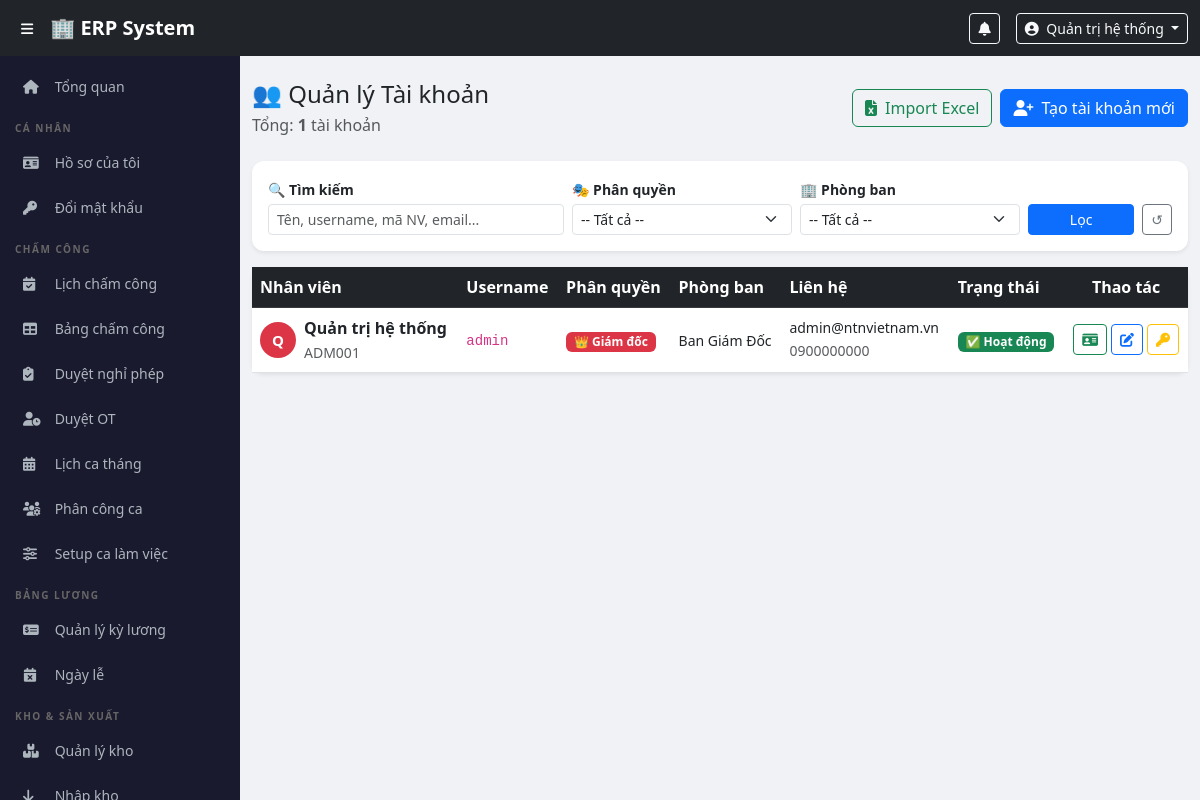
The app's page /modules/users/index.php (signed in) with its own data.
### tables this page shows
CREATE TABLE IF NOT EXISTS users (
    id INT UNSIGNED AUTO_INCREMENT PRIMARY KEY,
    employee_code VARCHAR(30) NOT NULL,
    full_name VARCHAR(150) NOT NULL,
    username VARCHAR(50) NOT NULL,
    password_hash VARCHAR(255) NOT NULL,
    role_id INT UNSIGNED NOT NULL,
    department_id INT UNSIGNED DEFAULT NULL,
    phone VARCHAR(20) DEFAULT NULL,
    email VARCHAR(150) DEFAULT NULL,
    hire_date DATE DEFAULT NULL,
    salary_base DECIMAL(15,2) NOT NULL DEFAULT 0,
    bank_account VARCHAR(50) DEFAULT NULL,
    bank_name VARCHAR(150) DEFAULT NULL,
    avatar VARCHAR(255) DEFAULT NULL,
    is_active TINYINT(1) NOT NULL DEFAULT 1,
    created_at TIMESTAMP NOT NULL DEFAULT CURRENT_TIMESTAMP,
    UNIQUE KEY uk_users_employee_code (employee_code),
    UNIQUE KEY uk_users_username (username),
    UNIQUE KEY uk_users_email (email),
    KEY idx_users_role_id (role_id),
    KEY idx_users_department_id (department_id),
    CONSTRAINT fk_users_role FOREIGN KEY (role_id) REFERENCES roles(id) ON UPDATE CASCADE ON DELETE RESTRICT,
    CONSTRAINT fk_users_department FOREIGN KEY (department_id) REFERENCES departments(id) ON UPDATE CASCADE ON DELETE SET NULL
);

CREATE TABLE IF NOT EXISTS roles (
    id INT UNSIGNED AUTO_INCREMENT PRIMARY KEY,
    name VARCHAR(50) NOT NULL,
    display_name VARCHAR(100) NOT NULL,
    permissions_json JSON DEFAULT NULL,
    UNIQUE KEY uk_roles_name (name)
);

CREATE TABLE IF NOT EXISTS departments (
    id INT UNSIGNED AUTO_INCREMENT PRIMARY KEY,
    name VARCHAR(100) NOT NULL,
    description VARCHAR(255) DEFAULT NULL,
    UNIQUE KEY uk_departments_name (name)
);

### config/auth.php (called while the page is built, shortened)
<?php
function currentUser() {
    return [
        'id'          => $_SESSION['user_id']   ?? null,
        'full_name'   => $_SESSION['full_name'] ?? '',
        'username'    => $_SESSION['username']  ?? '',
        'role'        => $_SESSION['role']      ?? '',
        'role_name'   => $_SESSION['role_name'] ?? '',
        'employee_code' => $_SESSION['employee_code'] ?? '',
        'department_id' => $_SESSION['department_id'] ?? null,
    ];
}
function getRoleBadge($role) {
    $map = [
        'director'   => ['class' => 'danger',   'icon' => '👑', 'label' => 'Giám đốc'],
        'accountant' => ['class' => 'warning',   'icon' => '💰', 'label' => 'Kế toán'],
        'manager'    => ['class' => 'primary',   'icon' => '🏢', 'label' => 'Quản lý'],
        'warehouse'  => ['class' => 'info',      'icon' => '📦', 'label' => 'Quản lý Kho'],
        'production' => ['class' => 'success',   'icon' => '🏭', 'label' => 'Quản lý SX'],
        'employee'   => ['class' => 'secondary', 'icon' => '👤', 'label' => 'Nhân viên'],
    ];
    return $map[$role] ?? ['class' => 'secondary', 'icon' => '❓', 'label' => $role];
}
?>

### modules/users/index.php (the view, shortened to what this page needs)
<?php
require_once $_SERVER['DOCUMENT_ROOT'] . '/ntn_erp/config/auth.php';
$pdo  = getDBConnection();
$search     = trim($_GET['search']  ?? '');
$sql    = "SELECT u.*, r.name AS role, r.display_name AS role_name, d.name AS dept_name
           FROM users u
           JOIN roles r ON u.role_id = r.id
           LEFT JOIN departments d ON u.department_id = d.id
           WHERE 1=1 ";
$params = [];
$sql .= " ORDER BY u.is_active DESC, r.id ASC, u.full_name ASC";
$stmt = $pdo->prepare($sql);
$stmt->execute($params);
$users = $stmt->fetchAll();
include $_SERVER['DOCUMENT_ROOT'] . '/ntn_erp/includes/header.php';
include $_SERVER['DOCUMENT_ROOT'] . '/ntn_erp/includes/sidebar.php';
?>
<div class="main-content">
<div class="container-fluid py-4">
    <div class="d-flex justify-content-between align-items-center mb-4">
        <div>
            <h4 class="mb-1">👥 Quản lý Tài khoản</h4>
            <p class="text-muted mb-0">Tổng: <strong><?= count($users) ?></strong> tài khoản</p>
        </div>
        <div class="d-flex gap-2">
            <a href="/ntn_erp/modules/users/import_excel.php" class="btn btn-outline-success">
                <i class="fas fa-file-excel me-2"></i>Import Excel
            </a>
            <a href="/ntn_erp/modules/users/create.php" class="btn btn-primary">
                <i class="fas fa-user-plus me-2"></i>Tạo tài khoản mới
            </a>
        </div>
    </div>
    <div class="card border-0 shadow-sm mb-3">
        <div class="card-body py-3">
            <form method="GET" class="row g-2 align-items-end">
                <div class="col-md-4">
                    <label class="form-label small fw-semibold mb-1">🔍 Tìm kiếm</label>
                    <input type="text" name="search" class="form-control form-control-sm"
                           placeholder="Tên, username, mã NV, email..."
                           value="<?= htmlspecialchars($search) ?>">
                </div>
                <div class="col-md-3">
                    <label class="form-label small fw-semibold mb-1">🎭 Phân quyền</label>
                    <select name="role" class="form-select form-select-sm">
                        <option value="">-- Tất cả --</option>
                    </select>
                </div>
                <div class="col-md-3">
                    <label class="form-label small fw-semibold mb-1">🏢 Phòng ban</label>
                    <select name="dept" class="form-select form-select-sm">
                        <option value="">-- Tất cả --</option>
                    </select>
                </div>
                <div class="col-md-2 d-flex gap-2">
                    <button type="submit" class="btn btn-primary btn-sm w-100">Lọc</button>
                    <a href="/ntn_erp/modules/users/index.php" class="btn btn-outline-secondary btn-sm">↺</a>
                </div>
            </form>
        </div>
    </div>
    <div class="card border-0 shadow-sm">
        <div class="card-body p-0">
            <div class="table-responsive">
                <table class="table table-hover align-middle mb-0">
                    <thead class="table-dark">
                        <tr>
                            <th>Nhân viên</th>
                            <th>Username</th>
                            <th>Phân quyền</th>
                            <th>Phòng ban</th>
                            <th>Liên hệ</th>
                            <th>Trạng thái</th>
                            <th class="text-center">Thao tác</th>
                        </tr>
                    </thead>
                    <tbody>
                    <?php foreach ($users as $u): ?>
                    <?php $badge = getRoleBadge($u['role']); ?>
                    <tr class="<?= !$u['is_active'] ? 'table-secondary text-muted' : '' ?>">
                        <td>
                            <div class="d-flex align-items-center gap-2">
                                <div class="avatar-circle bg-<?= $badge['class'] ?>">
                                    <?= mb_substr($u['full_name'], 0, 1) ?>
                                </div>
                                <div>
                                    <div class="fw-semibold"><?= htmlspecialchars($u['full_name']) ?></div>
                                    <small class="text-muted"><?= htmlspecialchars($u['employee_code']) ?></small>
                                </div>
                            </div>
                        </td>
                        <td><code><?= htmlspecialchars($u['username']) ?></code></td>
                        <td>
                            <span class="badge bg-<?= $badge['class'] ?>">
                                <?= $badge['icon'] ?> <?= $badge['label'] ?>
                            </span>
                        </td>
                        <td><small><?= htmlspecialchars($u['dept_name'] ?? '-') ?></small></td>
                        <td>
                            <small class="d-block"><?= htmlspecialchars($u['email'] ?? '-') ?></small>
                            <small class="text-muted"><?= htmlspecialchars($u['phone'] ?? '') ?></small>
                        </td>
                        <td>
                            <?php if ($u['is_active']): ?>
                                <span class="badge bg-success">✅ Hoạt động</span>
                            <?php else: ?>
                                <span class="badge bg-secondary">🔒 Đã khoá</span>
                            <?php endif; ?>
                        </td>
                        <td class="text-center">
                            <div class="d-flex justify-content-center gap-1">
				<a href="/ntn_erp/modules/users/profile.php?id=<?= $u['id'] ?>"
  					class="btn btn-sm btn-outline-success" title="Hồ sơ nhân viên">
  					  <i class="fas fa-id-card"></i>
				</a>
                                <a href="/ntn_erp/modules/users/edit.php?id=<?= $u['id'] ?>"
                                   class="btn btn-sm btn-outline-primary" title="Chỉnh sửa">
                                    <i class="fas fa-edit"></i>
                                </a>
                                <a href="/ntn_erp/modules/users/change_password.php?id=<?= $u['id'] ?>"
                                   class="btn btn-sm btn-outline-warning" title="Đổi mật khẩu">
                                    <i class="fas fa-key"></i>
                                </a>
                            </div>
                        </td>
                    </tr>
                    <?php endforeach; ?>
                    </tbody>
                </table>
            </div>
        </div>
    </div>
</div>
</div>
<?php include $_SERVER['DOCUMENT_ROOT'] . '/ntn_erp/includes/footer.php'; ?>

### includes/header.php (shortened to what this page needs)
<?php
$user = currentUser();
?>
<!DOCTYPE html>
<html lang="vi">
<head>
    <link href="https://cdn.jsdelivr.net/npm/bootstrap@5.3.0/dist/css/bootstrap.min.css" rel="stylesheet">
    <link href="https://cdnjs.cloudflare.com/ajax/libs/font-awesome/6.4.0/css/all.min.css" rel="stylesheet">
    <link href="/ntn_erp/assets/css/style.css" rel="stylesheet">
</head>
<body>
<nav class="navbar navbar-expand-lg navbar-dark bg-dark fixed-top" style="z-index:1030;">
    <div class="container-fluid">
        <button class="btn btn-sm text-white me-2" id="sidebarToggle">
            <i class="fas fa-bars"></i>
        </button>
        <a class="navbar-brand fw-bold" href="/ntn_erp/dashboard.php">🏢 ERP System</a>
        <div class="ms-auto d-flex align-items-center gap-3">
            <div class="dropdown">
                <button class="btn btn-sm btn-outline-light position-relative" data-bs-toggle="dropdown">
                    <i class="fas fa-bell"></i>
                </button>
            </div>
            <div class="dropdown">
                <button class="btn btn-sm btn-outline-light dropdown-toggle" data-bs-toggle="dropdown">
                    <i class="fas fa-user-circle me-1"></i>
                    <?= htmlspecialchars($user['full_name']) ?>
                </button>
            </div>
        </div>
    </div>
</nav>

### records on screen
users: full_name "Quản trị hệ thống", full_name "Q", employee_code "ADM001", username "admin", role.name "👑", role.name "Giám đốc", department.name "Ban Giám Đốc", email "admin@ntnvietnam.vn", phone "0900000000", is_active "✅ Hoạt động"

### other values on screen
count($users) "1"
